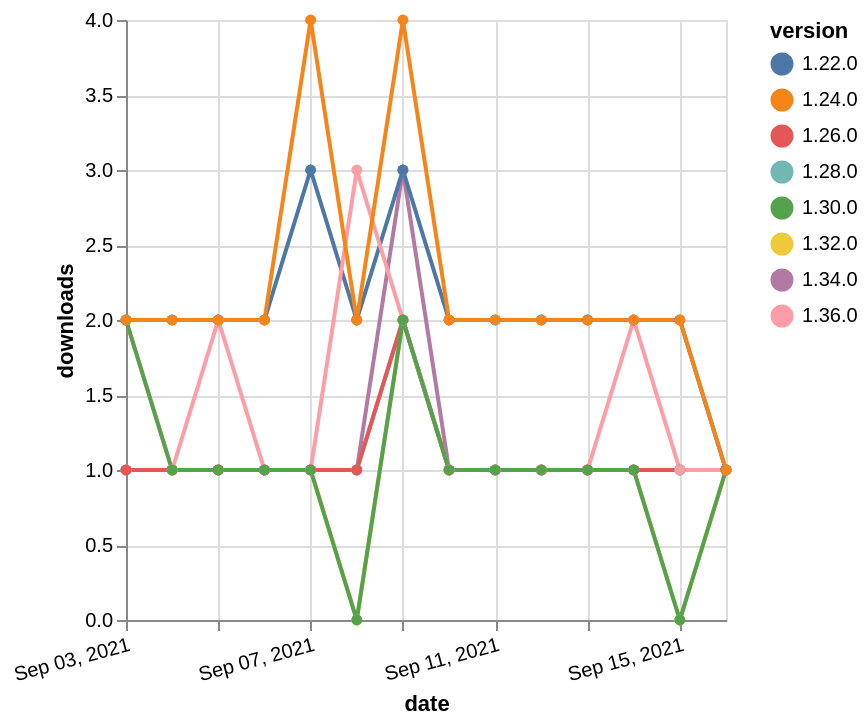

Write the Vega-Lite specification saved for this chart.
### Vega-Lite specification from a JSON file in a GitHub repository (floating-point values rounded to 4 significant figures)
{"$schema": "https://vega.github.io/schema/vega-lite/v5.json", "description": "A simple bar chart with embedded data.", "data": {"values": [{"date": "2021-09-03", "total": 177, "delta": 1, "version": "1.34.0"}, {"date": "2021-09-04", "total": 178, "delta": 1, "version": "1.34.0"}, {"date": "2021-09-05", "total": 179, "delta": 1, "version": "1.34.0"}, {"date": "2021-09-06", "total": 180, "delta": 1, "version": "1.34.0"}, {"date": "2021-09-07", "total": 181, "delta": 1, "version": "1.34.0"}, {"date": "2021-09-08", "total": 182, "delta": 1, "version": "1.34.0"}, {"date": "2021-09-09", "total": 185, "delta": 3, "version": "1.34.0"}, {"date": "2021-09-10", "total": 186, "delta": 1, "version": "1.34.0"}, {"date": "2021-09-11", "total": 187, "delta": 1, "version": "1.34.0"}, {"date": "2021-09-12", "total": 188, "delta": 1, "version": "1.34.0"}, {"date": "2021-09-13", "total": 189, "delta": 1, "version": "1.34.0"}, {"date": "2021-09-14", "total": 190, "delta": 1, "version": "1.34.0"}, {"date": "2021-09-15", "total": 191, "delta": 1, "version": "1.34.0"}, {"date": "2021-09-16", "total": 192, "delta": 1, "version": "1.34.0"}, {"date": "2021-09-03", "total": 159, "delta": 1, "version": "1.32.0"}, {"date": "2021-09-04", "total": 160, "delta": 1, "version": "1.32.0"}, {"date": "2021-09-05", "total": 161, "delta": 1, "version": "1.32.0"}, {"date": "2021-09-06", "total": 162, "delta": 1, "version": "1.32.0"}, {"date": "2021-09-07", "total": 163, "delta": 1, "version": "1.32.0"}, {"date": "2021-09-08", "total": 163, "delta": 0, "version": "1.32.0"}, {"date": "2021-09-09", "total": 165, "delta": 2, "version": "1.32.0"}, {"date": "2021-09-10", "total": 166, "delta": 1, "version": "1.32.0"}, {"date": "2021-09-11", "total": 167, "delta": 1, "version": "1.32.0"}, {"date": "2021-09-12", "total": 168, "delta": 1, "version": "1.32.0"}, {"date": "2021-09-13", "total": 169, "delta": 1, "version": "1.32.0"}, {"date": "2021-09-14", "total": 170, "delta": 1, "version": "1.32.0"}, {"date": "2021-09-15", "total": 170, "delta": 0, "version": "1.32.0"}, {"date": "2021-09-16", "total": 171, "delta": 1, "version": "1.32.0"}, {"date": "2021-09-03", "total": 2353, "delta": 2, "version": "1.22.0"}, {"date": "2021-09-04", "total": 2355, "delta": 2, "version": "1.22.0"}, {"date": "2021-09-05", "total": 2357, "delta": 2, "version": "1.22.0"}, {"date": "2021-09-06", "total": 2359, "delta": 2, "version": "1.22.0"}, {"date": "2021-09-07", "total": 2362, "delta": 3, "version": "1.22.0"}, {"date": "2021-09-08", "total": 2364, "delta": 2, "version": "1.22.0"}, {"date": "2021-09-09", "total": 2367, "delta": 3, "version": "1.22.0"}, {"date": "2021-09-10", "total": 2369, "delta": 2, "version": "1.22.0"}, {"date": "2021-09-11", "total": 2371, "delta": 2, "version": "1.22.0"}, {"date": "2021-09-12", "total": 2373, "delta": 2, "version": "1.22.0"}, {"date": "2021-09-13", "total": 2375, "delta": 2, "version": "1.22.0"}, {"date": "2021-09-14", "total": 2377, "delta": 2, "version": "1.22.0"}, {"date": "2021-09-15", "total": 2379, "delta": 2, "version": "1.22.0"}, {"date": "2021-09-16", "total": 2380, "delta": 1, "version": "1.22.0"}, {"date": "2021-09-03", "total": 198, "delta": 1, "version": "1.28.0"}, {"date": "2021-09-04", "total": 199, "delta": 1, "version": "1.28.0"}, {"date": "2021-09-05", "total": 200, "delta": 1, "version": "1.28.0"}, {"date": "2021-09-06", "total": 201, "delta": 1, "version": "1.28.0"}, {"date": "2021-09-07", "total": 202, "delta": 1, "version": "1.28.0"}, {"date": "2021-09-08", "total": 203, "delta": 1, "version": "1.28.0"}, {"date": "2021-09-09", "total": 205, "delta": 2, "version": "1.28.0"}, {"date": "2021-09-10", "total": 206, "delta": 1, "version": "1.28.0"}, {"date": "2021-09-11", "total": 207, "delta": 1, "version": "1.28.0"}, {"date": "2021-09-12", "total": 208, "delta": 1, "version": "1.28.0"}, {"date": "2021-09-13", "total": 209, "delta": 1, "version": "1.28.0"}, {"date": "2021-09-14", "total": 210, "delta": 1, "version": "1.28.0"}, {"date": "2021-09-15", "total": 211, "delta": 1, "version": "1.28.0"}, {"date": "2021-09-16", "total": 212, "delta": 1, "version": "1.28.0"}, {"date": "2021-09-03", "total": 234, "delta": 1, "version": "1.26.0"}, {"date": "2021-09-04", "total": 235, "delta": 1, "version": "1.26.0"}, {"date": "2021-09-05", "total": 236, "delta": 1, "version": "1.26.0"}, {"date": "2021-09-06", "total": 237, "delta": 1, "version": "1.26.0"}, {"date": "2021-09-07", "total": 238, "delta": 1, "version": "1.26.0"}, {"date": "2021-09-08", "total": 239, "delta": 1, "version": "1.26.0"}, {"date": "2021-09-09", "total": 241, "delta": 2, "version": "1.26.0"}, {"date": "2021-09-10", "total": 242, "delta": 1, "version": "1.26.0"}, {"date": "2021-09-11", "total": 243, "delta": 1, "version": "1.26.0"}, {"date": "2021-09-12", "total": 244, "delta": 1, "version": "1.26.0"}, {"date": "2021-09-13", "total": 245, "delta": 1, "version": "1.26.0"}, {"date": "2021-09-14", "total": 246, "delta": 1, "version": "1.26.0"}, {"date": "2021-09-15", "total": 247, "delta": 1, "version": "1.26.0"}, {"date": "2021-09-16", "total": 248, "delta": 1, "version": "1.26.0"}, {"date": "2021-09-03", "total": 124, "delta": 2, "version": "1.36.0"}, {"date": "2021-09-04", "total": 125, "delta": 1, "version": "1.36.0"}, {"date": "2021-09-05", "total": 127, "delta": 2, "version": "1.36.0"}, {"date": "2021-09-06", "total": 128, "delta": 1, "version": "1.36.0"}, {"date": "2021-09-07", "total": 129, "delta": 1, "version": "1.36.0"}, {"date": "2021-09-08", "total": 132, "delta": 3, "version": "1.36.0"}, {"date": "2021-09-09", "total": 134, "delta": 2, "version": "1.36.0"}, {"date": "2021-09-10", "total": 135, "delta": 1, "version": "1.36.0"}, {"date": "2021-09-11", "total": 136, "delta": 1, "version": "1.36.0"}, {"date": "2021-09-12", "total": 137, "delta": 1, "version": "1.36.0"}, {"date": "2021-09-13", "total": 138, "delta": 1, "version": "1.36.0"}, {"date": "2021-09-14", "total": 140, "delta": 2, "version": "1.36.0"}, {"date": "2021-09-15", "total": 141, "delta": 1, "version": "1.36.0"}, {"date": "2021-09-16", "total": 142, "delta": 1, "version": "1.36.0"}, {"date": "2021-09-03", "total": 182, "delta": 2, "version": "1.30.0"}, {"date": "2021-09-04", "total": 183, "delta": 1, "version": "1.30.0"}, {"date": "2021-09-05", "total": 184, "delta": 1, "version": "1.30.0"}, {"date": "2021-09-06", "total": 185, "delta": 1, "version": "1.30.0"}, {"date": "2021-09-07", "total": 186, "delta": 1, "version": "1.30.0"}, {"date": "2021-09-08", "total": 186, "delta": 0, "version": "1.30.0"}, {"date": "2021-09-09", "total": 188, "delta": 2, "version": "1.30.0"}, {"date": "2021-09-10", "total": 189, "delta": 1, "version": "1.30.0"}, {"date": "2021-09-11", "total": 190, "delta": 1, "version": "1.30.0"}, {"date": "2021-09-12", "total": 191, "delta": 1, "version": "1.30.0"}, {"date": "2021-09-13", "total": 192, "delta": 1, "version": "1.30.0"}, {"date": "2021-09-14", "total": 193, "delta": 1, "version": "1.30.0"}, {"date": "2021-09-15", "total": 193, "delta": 0, "version": "1.30.0"}, {"date": "2021-09-16", "total": 194, "delta": 1, "version": "1.30.0"}, {"date": "2021-09-03", "total": 2521, "delta": 2, "version": "1.24.0"}, {"date": "2021-09-04", "total": 2523, "delta": 2, "version": "1.24.0"}, {"date": "2021-09-05", "total": 2525, "delta": 2, "version": "1.24.0"}, {"date": "2021-09-06", "total": 2527, "delta": 2, "version": "1.24.0"}, {"date": "2021-09-07", "total": 2531, "delta": 4, "version": "1.24.0"}, {"date": "2021-09-08", "total": 2533, "delta": 2, "version": "1.24.0"}, {"date": "2021-09-09", "total": 2537, "delta": 4, "version": "1.24.0"}, {"date": "2021-09-10", "total": 2539, "delta": 2, "version": "1.24.0"}, {"date": "2021-09-11", "total": 2541, "delta": 2, "version": "1.24.0"}, {"date": "2021-09-12", "total": 2543, "delta": 2, "version": "1.24.0"}, {"date": "2021-09-13", "total": 2545, "delta": 2, "version": "1.24.0"}, {"date": "2021-09-14", "total": 2547, "delta": 2, "version": "1.24.0"}, {"date": "2021-09-15", "total": 2549, "delta": 2, "version": "1.24.0"}, {"date": "2021-09-16", "total": 2550, "delta": 1, "version": "1.24.0"}]}, "width": "container", "mark": {"type": "line", "point": {"filled": true}}, "encoding": {"x": {"field": "date", "type": "temporal", "timeUnit": "yearmonthdate", "title": "date", "axis": {"labelAngle": -15}}, "y": {"field": "delta", "type": "quantitative", "title": "downloads"}, "color": {"field": "version", "type": "nominal"}, "tooltip": {"field": "delta"}}}
